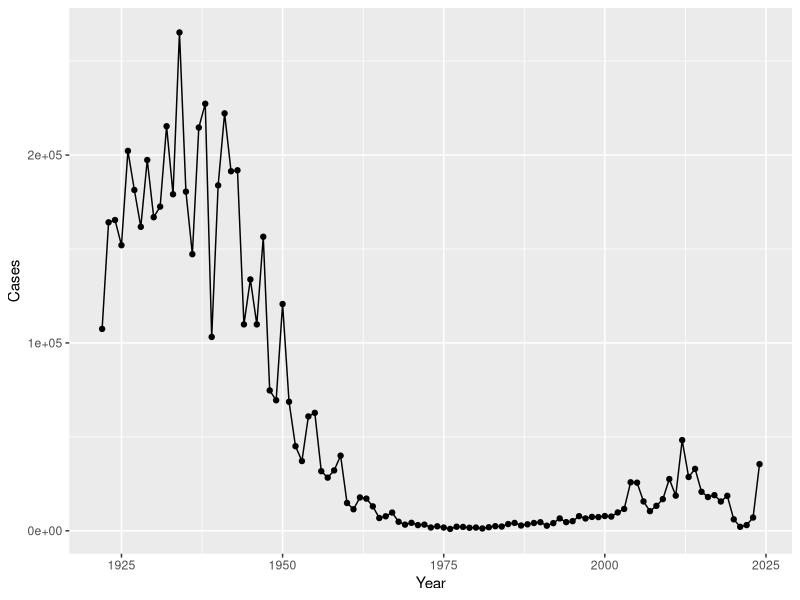
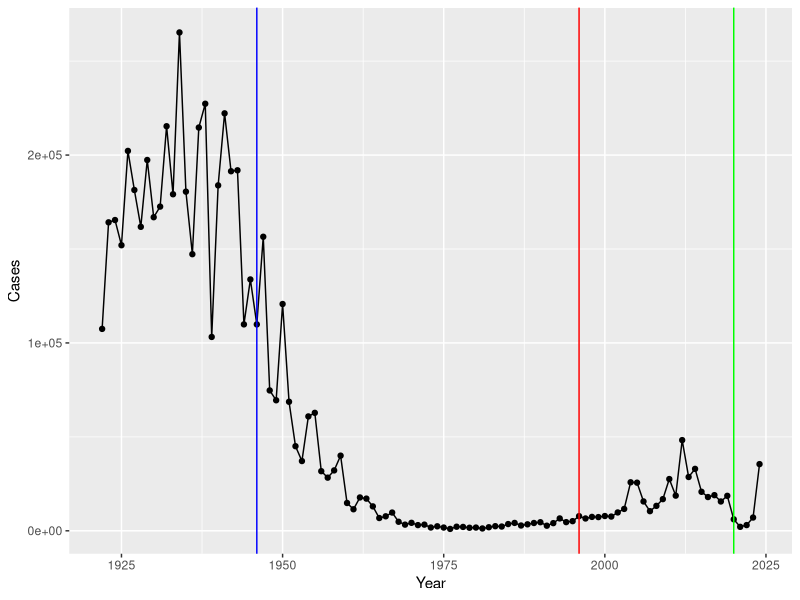

These charts were generated, in order, by the following R code: (Note: this script raises an error after producing the figures.)
## ---- chunk 1
cdc <- data.frame(Year = c(1922L,1923L,1924L,1925L,
                           1926L,1927L,1928L,1929L,1930L,1931L,
                           1932L,1933L,1934L,1935L,1936L,
                           1937L,1938L,1939L,1940L,1941L,1942L,
                           1943L,1944L,1945L,1946L,1947L,
                           1948L,1949L,1950L,1951L,1952L,
                           1953L,1954L,1955L,1956L,1957L,1958L,
                           1959L,1960L,1961L,1962L,1963L,
                           1964L,1965L,1966L,1967L,1968L,1969L,
                           1970L,1971L,1972L,1973L,1974L,
                           1975L,1976L,1977L,1978L,1979L,1980L,
                           1981L,1982L,1983L,1984L,1985L,
                           1986L,1987L,1988L,1989L,1990L,
                           1991L,1992L,1993L,1994L,1995L,1996L,
                           1997L,1998L,1999L,2000L,2001L,
                           2002L,2003L,2004L,2005L,2006L,2007L,
                           2008L,2009L,2010L,2011L,2012L,
                           2013L,2014L,2015L,2016L,2017L,2018L,
                           2019L,2020L,2021L,2022L,2023L,2024L),
                  Cases = c(107473,164191,165418,152003,
                            202210,181411,161799,197371,
                            166914,172559,215343,179135,265269,
                            180518,147237,214652,227319,103188,
                            183866,222202,191383,191890,109873,
                            133792,109860,156517,74715,69479,
                            120718,68687,45030,37129,60886,
                            62786,31732,28295,32148,40005,
                            14809,11468,17749,17135,13005,6799,
                            7717,9718,4810,3285,4249,3036,
                            3287,1759,2402,1738,1010,2177,2063,
                            1623,1730,1248,1895,2463,2276,
                            3589,4195,2823,3450,4157,4570,
                            2719,4083,6586,4617,5137,7796,6564,
                            7405,7298,7867,7580,9771,11647,
                            25827,25616,15632,10454,13278,
                            16858,27550,18719,48277,28639,32971,
                            20762,17972,18975,15609,18617,
                            6124,2116,3044,7063,35493)
)
## ---- chunk 2
library(ggplot2)

cases <- ggplot(cdc) +
  aes(x = Year, y = Cases) + 
  geom_point() +
  geom_line()

cases
## ---- chunk 3
cases +
  geom_vline(xintercept = 1946, col = "blue") + 
  geom_vline(xintercept = 1996, col = "red") +
  geom_vline(xintercept = 2020, col = "green")
## ---- chunk 4
library(jsonlite)

subjects <- read_json("https://www.cmi-pb.org/api/v5_1/subject", simplifyVector = TRUE)

head(subjects)
## ---- chunk 5
nrow(subjects)
## ---- chunk 6
table(subjects$infancy_vac)
## ---- chunk 7
table(subjects$biological_sex)
## ---- chunk 8
table(subjects$race, subjects$biological_sex)
## ---- chunk 9
specimens <- read_json("https://www.cmi-pb.org/api/v5_1/specimen", simplifyVector = TRUE)

ab_data <- read_json("http://cmi-pb.org/api/v5_1/plasma_ab_titer", simplifyVector = TRUE)
## ---- chunk 10
head(specimens)
## ---- chunk 11
head(ab_data)
## ---- chunk 12
library(dplyr)

meta <- inner_join(subjects, specimens)
head(meta)
## ---- chunk 13
abdata <- inner_join(ab_data, meta)
head(abdata)
## ---- chunk 14
dim(abdata)
## ---- chunk 15
table(abdata$isotype)
## ---- chunk 16
table(abdata$antigen)
## ---- chunk 17
ggplot(abdata) +
  aes(x = MFI, y = antigen) + 
  geom_boxplot()
## ---- chunk 18
ggplot(abdata) +
  aes(x = MFI, y = antigen, col = infancy_vac) + 
  geom_boxplot()
## ---- chunk 19
igg <- abdata |> filter(isotype == "IgG")
head(igg)
## ---- chunk 20
ggplot(igg) +
  aes(x = MFI_normalised, y = antigen, col = infancy_vac) + 
  geom_boxplot() + facet_wrap(~visit)
## ---- chunk 21
table(igg$dataset)
## ---- chunk 22
pt_igg <- abdata |> filter(isotype == "IgG", antigen == "PT", dataset == "2021_dataset")
dim(pt_igg)
## ---- chunk 23
ggplot(pt_igg) + aes(x = actual_day_relative_to_boost, y = MFI_normalised, col = infancy_vac, group = subject_id) + 
  geom_point() +
  geom_line() +
  theme_bw() +
  geom_vline(xintercept = 0) + 
  geom_vline(xintercept = 14, col = "red")
